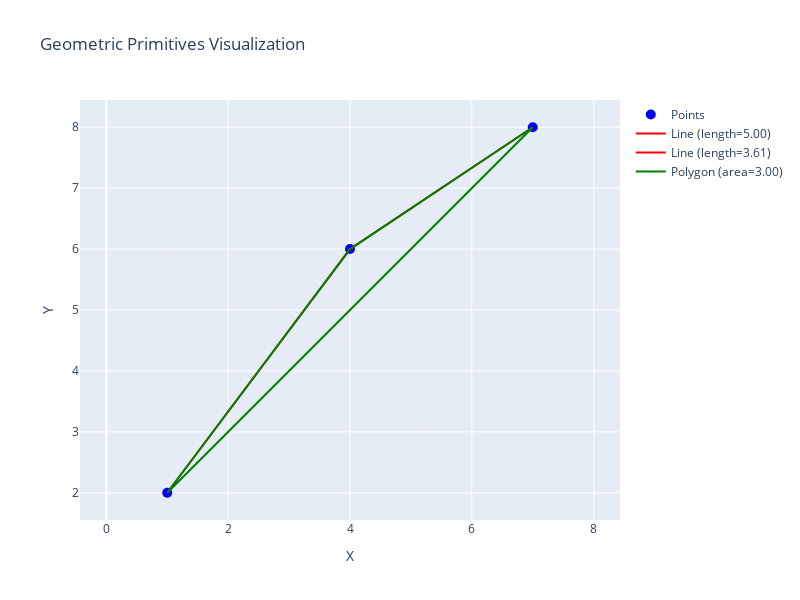

Notebook source saved alongside this figure:
### Code cell
visualization = create_interactive_visualization()

### Figure 1 — Plotly figure (JSON) as saved in the notebook; plotly's stock layout.template omitted (floating-point values rounded to 4 significant figures)
{"data": [{"marker": {"color": "blue", "size": 10}, "mode": "markers", "name": "Points", "type": "scatter", "x": [1, 4, 7], "y": [2, 6, 8]}, {"line": {"color": "red"}, "mode": "lines", "name": "Line (length=5.00)", "type": "scatter", "x": [1, 4], "y": [2, 6]}, {"line": {"color": "red"}, "mode": "lines", "name": "Line (length=3.61)", "type": "scatter", "x": [4, 7], "y": [6, 8]}, {"line": {"color": "green", "width": 2}, "mode": "lines", "name": "Polygon (area=3.00)", "type": "scatter", "x": [1, 4, 7, 1], "y": [2, 6, 8, 2]}], "layout": {"height": 600, "showlegend": true, "title": {"text": "Geometric Primitives Visualization"}, "width": 800, "xaxis": {"title": {"text": "X"}}, "yaxis": {"scaleanchor": "x", "scaleratio": 1, "title": {"text": "Y"}}}}
